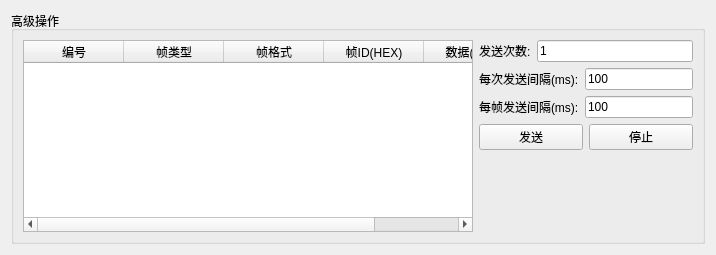
         <widget class="QWidget" name="tab_5">
          <attribute name="title">
           <string>高级操作</string>
          </attribute>
          <layout class="QVBoxLayout" name="verticalLayout_6">
           <item>
            <widget class="QGroupBox" name="groupBox_2">
             <property name="title">
              <string>高级操作</string>
             </property>
             <layout class="QHBoxLayout" name="horizontalLayout_3">
              <item>
               <widget class="QTableWidget" name="canTable1">
                <property name="sizePolicy">
                 <sizepolicy hsizetype="Minimum" vsizetype="Expanding">
                  <horstretch>10</horstretch>
                  <verstretch>0</verstretch>
                 </sizepolicy>
                </property>
                <property name="minimumSize">
                 <size>
                  <width>450</width>
                  <height>0</height>
                 </size>
                </property>
                <column>
                 <property name="text">
                  <string>编号</string>
                 </property>
                </column>
                <column>
                 <property name="text">
                  <string>帧类型</string>
                 </property>
                </column>
                <column>
                 <property name="text">
                  <string>帧格式</string>
                 </property>
                </column>
                <column>
                 <property name="text">
                  <string>帧ID(HEX)</string>
                 </property>
                </column>
                <column>
                 <property name="text">
                  <string>数据(HEX)</string>
                 </property>
                </column>
               </widget>
              </item>
              <item>
               <layout class="QVBoxLayout" name="verticalLayout_7">
                <item>
                 <layout class="QGridLayout" name="gridLayout_2">
                  <item row="0" column="0">
                   <widget class="QLabel" name="label_8">
                    <property name="text">
                     <string>发送次数:</string>
                    </property>
                   </widget>
                  </item>
                  <item row="0" column="1" colspan="2">
                   <widget class="QLineEdit" name="canAdvanceSendCount">
                    <property name="text">
                     <string>1</string>
                    </property>
                   </widget>
                  </item>
                  <item row="1" column="0" colspan="2">
                   <widget class="QLabel" name="label_9">
                    <property name="text">
                     <string>每次发送间隔(ms):</string>
                    </property>
                   </widget>
                  </item>
                  <item row="1" column="2">
                   <widget class="QLineEdit" name="canAdvanceSendDelay">
                    <property name="text">
                     <string>100</string>
                    </property>
                   </widget>
                  </item>
                  <item row="2" column="0" colspan="2">
                   <widget class="QLabel" name="label_10">
                    <property name="text">
                     <string>每帧发送间隔(ms):</string>
                    </property>
                   </widget>
                  </item>
                  <item row="2" column="2">
                   <widget class="QLineEdit" name="canAdvanceFrameDelay">
                    <property name="text">
                     <string>100</string>
                    </property>
                   </widget>
                  </item>
                 </layout>
                </item>
                <item>
                 <layout class="QHBoxLayout" name="horizontalLayout_2">
                  <item>
                   <widget class="QPushButton" name="canAdvanceSend">
                    <property name="text">
                     <string>发送</string>
                    </property>
                    <property name="icon">
                     <iconset resource="../Resource.qrc">
                      <normaloff>:/images/Resources/images/save.ico</normaloff>:/images/Resources/images/save.ico</iconset>
                    </property>
                   </widget>
                  </item>
                  <item>
                   <widget class="QPushButton" name="canAdvanceStop">
                    <property name="text">
                     <string>停止</string>
                    </property>
                    <property name="icon">
                     <iconset resource="../Resource.qrc">
                      <normaloff>:/images/Resources/images/del.ico</normaloff>:/images/Resources/images/del.ico</iconset>
                    </property>
                   </widget>
                  </item>
                 </layout>
                </item>
                <item>
                 <spacer name="verticalSpacer">
                  <property name="orientation">
                   <enum>Qt::Vertical</enum>
                  </property>
                  <property name="sizeHint" stdset="0">
                   <size>
                    <width>20</width>
                    <height>40</height>
                   </size>
                  </property>
                 </spacer>
                </item>
               </layout>
              </item>
             </layout>
            </widget>
           </item>
          </layout>
         </widget>
